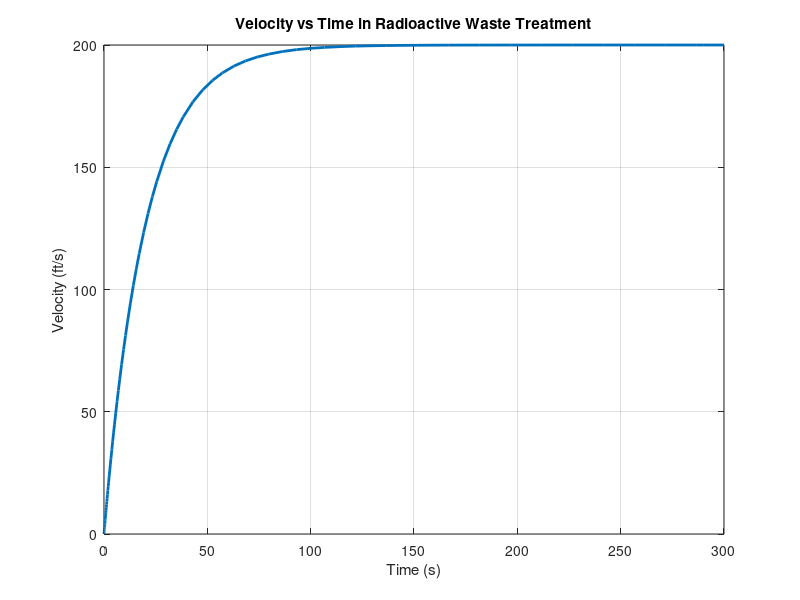
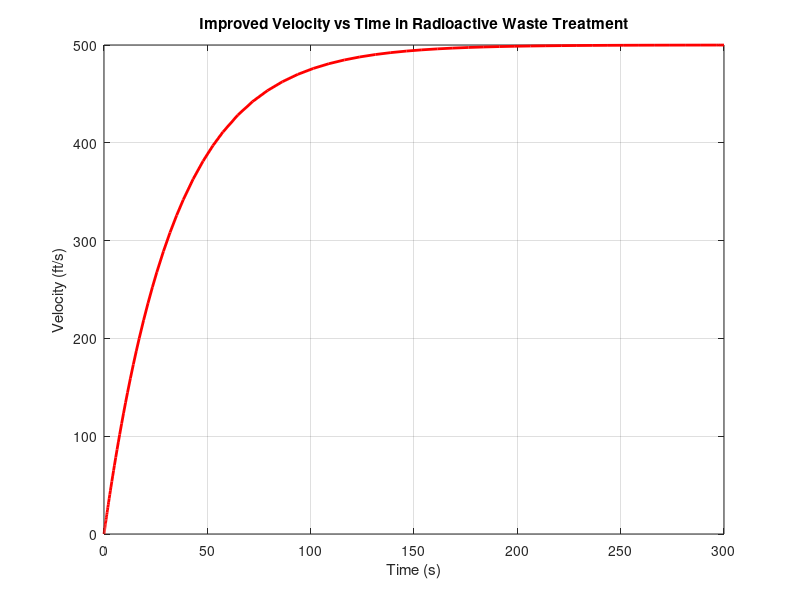

Write the MATLAB code that produced these figures, in order.
% 放射性废物处理问题的MATLAB代码

% 定义初始条件和常量
v0 = 0;                % 初始速度 ft/s
t0 = 0;                % 初始时间
t_final = 300;          % 目标时间
v_final = 45.1;         % 目标速度

% 设置常数项，假设一个简单的模型：dv/dt = -k*v + F
k = 0.05;              % 衰减系数，根据实际问题调整
F = 10;                % 外力影响，取决于环境的阻力或其他影响

% 定义微分方程
dvdt = @(t, v) -k * v + F;

% 使用ode45求解微分方程
[t, v] = ode45(dvdt, [t0, t_final], v0);

% 绘图展示速度变化
figure;
plot(t, v, 'LineWidth', 2);
xlabel('Time (s)');
ylabel('Velocity (ft/s)');
title('Velocity vs Time in Radioactive Waste Treatment');
grid on;

% 检查t = 300时的速度
v_at_300 = interp1(t, v, 300);

% 输出结果
fprintf('At t = 300 seconds, the velocity is %.2f ft/s.\n', v_at_300);

% 验证是否满足 v(300) = 45.1 ft/s
if abs(v_at_300 - v_final) < 1e-2
    fprintf('The condition v(300) = 45.1 ft/s is satisfied.\n');
else
    fprintf('The condition v(300) = 45.1 ft/s is not satisfied.\n');
end

% 探讨改进方法：假设通过调整环境参数k或增加外力F来优化处理
k_new = 0.03;   % 新的衰减系数
F_new = 15;     % 新的外力

% 重新定义微分方程并求解
dvdt_new = @(t, v) -k_new * v + F_new;
[t_new, v_new] = ode45(dvdt_new, [t0, t_final], v0);

% 绘制改进后的结果
figure;
plot(t_new, v_new, 'r', 'LineWidth', 2);
xlabel('Time (s)');
ylabel('Velocity (ft/s)');
title('Improved Velocity vs Time in Radioactive Waste Treatment');
grid on;

% 输出改进后t = 300时的速度
v_at_300_new = interp1(t_new, v_new, 300);
fprintf('After improvement, at t = 300 seconds, the velocity is %.2f ft/s.\n', v_at_300_new);
